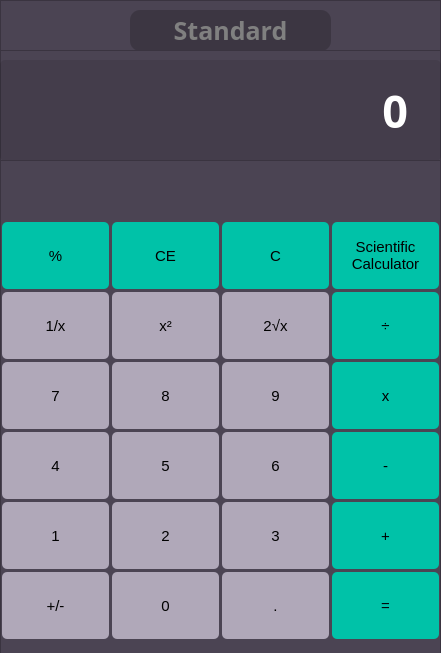
<?xml version="1.0" encoding="UTF-8"?>
<ui version="4.0">
 <class>MainWindow</class>
 <widget class="QMainWindow" name="MainWindow">
  <property name="geometry">
   <rect>
    <x>0</x>
    <y>0</y>
    <width>441</width>
    <height>653</height>
   </rect>
  </property>
  <property name="windowTitle">
   <string>MainWindow</string>
  </property>
  <property name="styleSheet">
   <string notr="true">QFrame{
background-color: #4B4453;
font-family: times-new-roman;
font-weight: bold;
}

#label{
background-color: rgba(0,0,0,0.2);
color: grey;
font-size: 25px;
border-radius: 10px;
}

#label_2{
padding: 15px;
font-size: 30px;

}

QPushButton{
background-color: #B0A8B9;
border-radius: 5px;
margin: 2px;
font-size: 15px;
}
QPushButton:hover{
background-color: #9B89B3;
}
#Equal, #addition, #subtract, #multiply, #divide, #Exit, #clear, #clear_Erase, #modulus, #Scientific{
background-color: #00C2A8;
}

#Equal:hover, #addition:hover, #subtract:hover, #multiply:hover, #divide:hover, #Exit:hover, #clear:hover, #clear_Erase:hover, #modulus:hover, #Scientific:hover{
background-color: #FFC75F;
}
#result{
font-size: 45px;
padding: 20px;
color: white;
background-color: rgba(0,0,0,0.1);
border-radius: 5px;
}

#top_result{
color: white;
font-size: 20px;
background-color: rgba(0,0,0,0.0);
padding: 5px;
}


</string>
  </property>
  <widget class="QWidget" name="centralwidget">
   <widget class="QFrame" name="frame">
    <property name="geometry">
     <rect>
      <x>0</x>
      <y>0</y>
      <width>441</width>
      <height>61</height>
     </rect>
    </property>
    <property name="frameShape">
     <enum>QFrame::StyledPanel</enum>
    </property>
    <property name="frameShadow">
     <enum>QFrame::Raised</enum>
    </property>
    <widget class="QLabel" name="label">
     <property name="geometry">
      <rect>
       <x>130</x>
       <y>10</y>
       <width>201</width>
       <height>41</height>
      </rect>
     </property>
     <property name="text">
      <string>Standard</string>
     </property>
     <property name="alignment">
      <set>Qt::AlignCenter</set>
     </property>
    </widget>
   </widget>
   <widget class="QFrame" name="frame_2">
    <property name="geometry">
     <rect>
      <x>0</x>
      <y>50</y>
      <width>441</width>
      <height>121</height>
     </rect>
    </property>
    <property name="frameShape">
     <enum>QFrame::StyledPanel</enum>
    </property>
    <property name="frameShadow">
     <enum>QFrame::Raised</enum>
    </property>
    <widget class="QLabel" name="result">
     <property name="geometry">
      <rect>
       <x>0</x>
       <y>10</y>
       <width>441</width>
       <height>101</height>
      </rect>
     </property>
     <property name="text">
      <string>0</string>
     </property>
     <property name="alignment">
      <set>Qt::AlignRight|Qt::AlignTrailing|Qt::AlignVCenter</set>
     </property>
    </widget>
    <widget class="QLabel" name="top_result">
     <property name="geometry">
      <rect>
       <x>10</x>
       <y>10</y>
       <width>421</width>
       <height>31</height>
      </rect>
     </property>
     <property name="text">
      <string/>
     </property>
     <property name="alignment">
      <set>Qt::AlignRight|Qt::AlignTrailing|Qt::AlignVCenter</set>
     </property>
    </widget>
   </widget>
   <widget class="QFrame" name="frame_3">
    <property name="geometry">
     <rect>
      <x>0</x>
      <y>160</y>
      <width>441</width>
      <height>501</height>
     </rect>
    </property>
    <property name="styleSheet">
     <string notr="true"/>
    </property>
    <property name="frameShape">
     <enum>QFrame::StyledPanel</enum>
    </property>
    <property name="frameShadow">
     <enum>QFrame::Raised</enum>
    </property>
    <widget class="QPushButton" name="Equal">
     <property name="geometry">
      <rect>
       <x>330</x>
       <y>410</y>
       <width>111</width>
       <height>71</height>
      </rect>
     </property>
     <property name="text">
      <string>=</string>
     </property>
    </widget>
    <widget class="QPushButton" name="point">
     <property name="geometry">
      <rect>
       <x>220</x>
       <y>410</y>
       <width>111</width>
       <height>71</height>
      </rect>
     </property>
     <property name="text">
      <string>.</string>
     </property>
    </widget>
    <widget class="QPushButton" name="zero">
     <property name="geometry">
      <rect>
       <x>110</x>
       <y>410</y>
       <width>111</width>
       <height>71</height>
      </rect>
     </property>
     <property name="text">
      <string>0</string>
     </property>
    </widget>
    <widget class="QPushButton" name="plus_minus">
     <property name="geometry">
      <rect>
       <x>0</x>
       <y>410</y>
       <width>111</width>
       <height>71</height>
      </rect>
     </property>
     <property name="text">
      <string>+/-</string>
     </property>
    </widget>
    <widget class="QPushButton" name="addition">
     <property name="geometry">
      <rect>
       <x>330</x>
       <y>340</y>
       <width>111</width>
       <height>71</height>
      </rect>
     </property>
     <property name="text">
      <string>+</string>
     </property>
    </widget>
    <widget class="QPushButton" name="subtract">
     <property name="geometry">
      <rect>
       <x>330</x>
       <y>270</y>
       <width>111</width>
       <height>71</height>
      </rect>
     </property>
     <property name="text">
      <string>-</string>
     </property>
    </widget>
    <widget class="QPushButton" name="multiply">
     <property name="geometry">
      <rect>
       <x>330</x>
       <y>200</y>
       <width>111</width>
       <height>71</height>
      </rect>
     </property>
     <property name="text">
      <string>x</string>
     </property>
    </widget>
    <widget class="QPushButton" name="divide">
     <property name="geometry">
      <rect>
       <x>330</x>
       <y>130</y>
       <width>111</width>
       <height>71</height>
      </rect>
     </property>
     <property name="text">
      <string>÷</string>
     </property>
    </widget>
    <widget class="QPushButton" name="Scientific">
     <property name="geometry">
      <rect>
       <x>330</x>
       <y>60</y>
       <width>111</width>
       <height>71</height>
      </rect>
     </property>
     <property name="text">
      <string>Scientific
Calculator</string>
     </property>
    </widget>
    <widget class="QPushButton" name="number_3">
     <property name="geometry">
      <rect>
       <x>220</x>
       <y>340</y>
       <width>111</width>
       <height>71</height>
      </rect>
     </property>
     <property name="text">
      <string>3</string>
     </property>
    </widget>
    <widget class="QPushButton" name="number_2">
     <property name="geometry">
      <rect>
       <x>110</x>
       <y>340</y>
       <width>111</width>
       <height>71</height>
      </rect>
     </property>
     <property name="text">
      <string>2</string>
     </property>
    </widget>
    <widget class="QPushButton" name="number_1">
     <property name="geometry">
      <rect>
       <x>0</x>
       <y>340</y>
       <width>111</width>
       <height>71</height>
      </rect>
     </property>
     <property name="text">
      <string>1</string>
     </property>
    </widget>
    <widget class="QPushButton" name="number_6">
     <property name="geometry">
      <rect>
       <x>220</x>
       <y>270</y>
       <width>111</width>
       <height>71</height>
      </rect>
     </property>
     <property name="text">
      <string>6</string>
     </property>
    </widget>
    <widget class="QPushButton" name="number_5">
     <property name="geometry">
      <rect>
       <x>110</x>
       <y>270</y>
       <width>111</width>
       <height>71</height>
      </rect>
     </property>
     <property name="text">
      <string>5</string>
     </property>
    </widget>
    <widget class="QPushButton" name="number_4">
     <property name="geometry">
      <rect>
       <x>0</x>
       <y>270</y>
       <width>111</width>
       <height>71</height>
      </rect>
     </property>
     <property name="text">
      <string>4</string>
     </property>
    </widget>
    <widget class="QPushButton" name="number_9">
     <property name="geometry">
      <rect>
       <x>220</x>
       <y>200</y>
       <width>111</width>
       <height>71</height>
      </rect>
     </property>
     <property name="text">
      <string>9</string>
     </property>
    </widget>
    <widget class="QPushButton" name="number_8">
     <property name="geometry">
      <rect>
       <x>110</x>
       <y>200</y>
       <width>111</width>
       <height>71</height>
      </rect>
     </property>
     <property name="text">
      <string>8</string>
     </property>
    </widget>
    <widget class="QPushButton" name="number_7">
     <property name="geometry">
      <rect>
       <x>0</x>
       <y>200</y>
       <width>111</width>
       <height>71</height>
      </rect>
     </property>
     <property name="text">
      <string>7</string>
     </property>
    </widget>
    <widget class="QPushButton" name="square_root">
     <property name="geometry">
      <rect>
       <x>220</x>
       <y>130</y>
       <width>111</width>
       <height>71</height>
      </rect>
     </property>
     <property name="text">
      <string>2√x</string>
     </property>
    </widget>
    <widget class="QPushButton" name="exponent">
     <property name="geometry">
      <rect>
       <x>110</x>
       <y>130</y>
       <width>111</width>
       <height>71</height>
      </rect>
     </property>
     <property name="text">
      <string>x²</string>
     </property>
    </widget>
    <widget class="QPushButton" name="exponent_one">
     <property name="geometry">
      <rect>
       <x>0</x>
       <y>130</y>
       <width>111</width>
       <height>71</height>
      </rect>
     </property>
     <property name="text">
      <string>1/x</string>
     </property>
    </widget>
    <widget class="QPushButton" name="clear">
     <property name="geometry">
      <rect>
       <x>220</x>
       <y>60</y>
       <width>111</width>
       <height>71</height>
      </rect>
     </property>
     <property name="text">
      <string>C</string>
     </property>
    </widget>
    <widget class="QPushButton" name="clear_Erase">
     <property name="geometry">
      <rect>
       <x>110</x>
       <y>60</y>
       <width>111</width>
       <height>71</height>
      </rect>
     </property>
     <property name="text">
      <string>CE</string>
     </property>
    </widget>
    <widget class="QPushButton" name="modulus">
     <property name="geometry">
      <rect>
       <x>0</x>
       <y>60</y>
       <width>111</width>
       <height>71</height>
      </rect>
     </property>
     <property name="text">
      <string>%</string>
     </property>
    </widget>
   </widget>
  </widget>
 </widget>
 <resources/>
 <connections/>
</ui>
